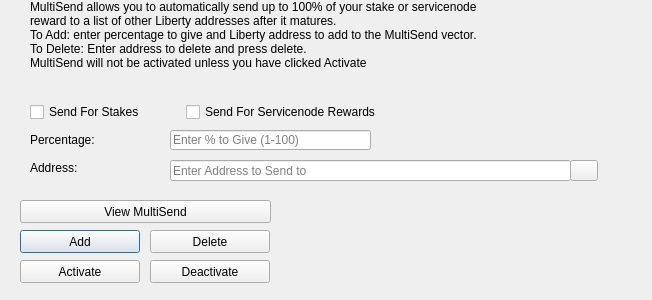
<?xml version="1.0" encoding="UTF-8"?>
<ui version="4.0">
 <class>MultiSendDialog</class>
 <widget class="QDialog" name="MultiSendDialog">
  <property name="windowModality">
   <enum>Qt::NonModal</enum>
  </property>
  <property name="geometry">
   <rect>
    <x>0</x>
    <y>0</y>
    <width>652</width>
    <height>300</height>
   </rect>
  </property>
  <property name="windowTitle">
   <string>MultiSend</string>
  </property>
  <widget class="QLineEdit" name="multiSendPercentEdit">
   <property name="geometry">
    <rect>
     <x>170</x>
     <y>130</y>
     <width>201</width>
     <height>20</height>
    </rect>
   </property>
   <property name="toolTip">
    <string>Enter whole numbers 1 - 100</string>
   </property>
   <property name="placeholderText">
    <string>Enter % to Give (1-100)</string>
   </property>
  </widget>
  <widget class="QLineEdit" name="multiSendAddressEdit">
   <property name="geometry">
    <rect>
     <x>170</x>
     <y>160</y>
     <width>401</width>
     <height>21</height>
    </rect>
   </property>
   <property name="toolTip">
    <string/>
   </property>
   <property name="placeholderText">
    <string>Enter Address to Send to</string>
   </property>
  </widget>
  <widget class="QLabel" name="label_2">
   <property name="geometry">
    <rect>
     <x>30</x>
     <y>0</y>
     <width>451</width>
     <height>121</height>
    </rect>
   </property>
   <property name="lineWidth">
    <number>1</number>
   </property>
   <property name="text">
    <string>MultiSend allows you to automatically send up to 100% of your stake or servicenode reward to a list of other Liberty addresses after it matures.
To Add: enter percentage to give and Liberty address to add to the MultiSend vector.
To Delete: Enter address to delete and press delete.
MultiSend will not be activated unless you have clicked Activate</string>
   </property>
   <property name="alignment">
    <set>Qt::AlignLeading|Qt::AlignLeft|Qt::AlignTop</set>
   </property>
   <property name="wordWrap">
    <bool>true</bool>
   </property>
  </widget>
  <widget class="QLabel" name="message">
   <property name="geometry">
    <rect>
     <x>290</x>
     <y>200</y>
     <width>351</width>
     <height>91</height>
    </rect>
   </property>
   <property name="text">
    <string/>
   </property>
  </widget>
  <widget class="QPushButton" name="addButton">
   <property name="geometry">
    <rect>
     <x>20</x>
     <y>230</y>
     <width>120</width>
     <height>23</height>
    </rect>
   </property>
   <property name="toolTip">
    <string/>
   </property>
   <property name="statusTip">
    <string>Add to MultiSend Vector</string>
   </property>
   <property name="text">
    <string>Add</string>
   </property>
  </widget>
  <widget class="QPushButton" name="disableButton">
   <property name="geometry">
    <rect>
     <x>150</x>
     <y>260</y>
     <width>120</width>
     <height>23</height>
    </rect>
   </property>
   <property name="statusTip">
    <string>Deactivate MultiSend</string>
   </property>
   <property name="text">
    <string>Deactivate</string>
   </property>
  </widget>
  <widget class="QPushButton" name="addressBookButton">
   <property name="geometry">
    <rect>
     <x>570</x>
     <y>160</y>
     <width>28</width>
     <height>21</height>
    </rect>
   </property>
   <property name="toolTip">
    <string>Choose an address from the address book</string>
   </property>
   <property name="text">
    <string/>
   </property>
   <property name="icon">
    <iconset resource="../liberty.qrc">
     <normaloff>:/icons/address-book-white</normaloff>:/icons/address-book-white</iconset>
   </property>
   <property name="shortcut">
    <string>Alt+A</string>
   </property>
   <property name="autoDefault">
    <bool>false</bool>
   </property>
  </widget>
  <widget class="QLabel" name="label">
   <property name="geometry">
    <rect>
     <x>30</x>
     <y>130</y>
     <width>121</width>
     <height>20</height>
    </rect>
   </property>
   <property name="toolTip">
    <string>Percentage of stake to send</string>
   </property>
   <property name="text">
    <string>Percentage:</string>
   </property>
  </widget>
  <widget class="QLabel" name="label_5">
   <property name="geometry">
    <rect>
     <x>30</x>
     <y>160</y>
     <width>111</width>
     <height>16</height>
    </rect>
   </property>
   <property name="toolTip">
    <string>Address to send portion of stake to</string>
   </property>
   <property name="text">
    <string>Address:</string>
   </property>
  </widget>
  <widget class="QPushButton" name="deleteButton">
   <property name="geometry">
    <rect>
     <x>150</x>
     <y>230</y>
     <width>120</width>
     <height>23</height>
    </rect>
   </property>
   <property name="toolTip">
    <string/>
   </property>
   <property name="statusTip">
    <string>Delete Address From MultiSend Vector</string>
   </property>
   <property name="text">
    <string>Delete</string>
   </property>
  </widget>
  <widget class="QPushButton" name="activateButton">
   <property name="geometry">
    <rect>
     <x>20</x>
     <y>260</y>
     <width>120</width>
     <height>23</height>
    </rect>
   </property>
   <property name="statusTip">
    <string>Activate MultiSend</string>
   </property>
   <property name="text">
    <string>Activate</string>
   </property>
  </widget>
  <widget class="QPushButton" name="viewButton">
   <property name="geometry">
    <rect>
     <x>20</x>
     <y>200</y>
     <width>251</width>
     <height>23</height>
    </rect>
   </property>
   <property name="toolTip">
    <string/>
   </property>
   <property name="statusTip">
    <string>View MultiSend Vector</string>
   </property>
   <property name="text">
    <string>View MultiSend</string>
   </property>
  </widget>
  <widget class="QWidget" name="horizontalLayoutWidget">
   <property name="geometry">
    <rect>
     <x>30</x>
     <y>100</y>
     <width>351</width>
     <height>24</height>
    </rect>
   </property>
   <layout class="QHBoxLayout" name="horizontalLayout">
    <item>
     <widget class="QCheckBox" name="multiSendStakeCheckBox">
      <property name="text">
       <string>Send For Stakes</string>
      </property>
     </widget>
    </item>
    <item>
     <widget class="QCheckBox" name="multiSendServicenodeCheckBox">
      <property name="text">
       <string>Send For Servicenode Rewards</string>
      </property>
     </widget>
    </item>
   </layout>
  </widget>
 </widget>
 <resources>
  <include location="../liberty.qrc"/>
 </resources>
 <connections/>
</ui>
